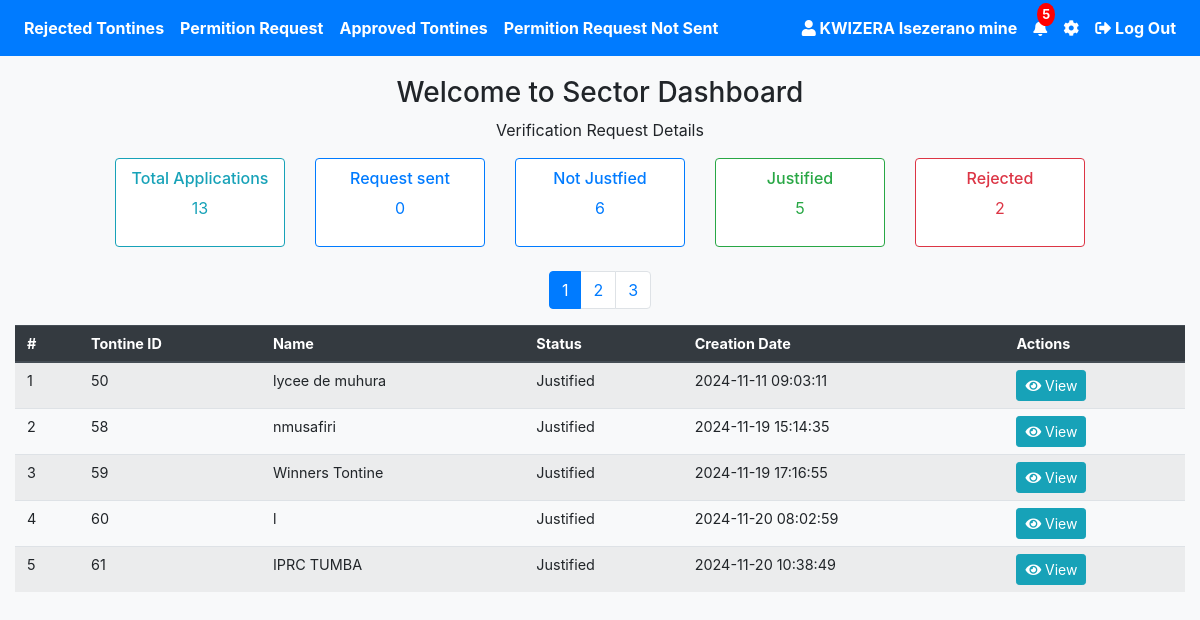
Screenshot of /sector_dashboard_justified.php (signed in) with the database file from the repository.
### tables this page shows
CREATE TABLE `users` (
  `id` int(11) NOT NULL,
  `firstname` varchar(50) NOT NULL,
  `lastname` varchar(50) NOT NULL,
  `phone_number` varchar(15) NOT NULL,
  `idno` varchar(50) NOT NULL,
  `idnotype` varchar(50) NOT NULL,
  `idno_picture` varchar(255) NOT NULL,
  `behalf_name` varchar(30) NOT NULL,
  `behalf_phone_number` varchar(30) NOT NULL,
  `password` varchar(255) NOT NULL,
  `image` varchar(255) NOT NULL,
  `otp` int(11) DEFAULT 0,
  `verified` tinyint(4) NOT NULL DEFAULT 0,
  `otp_used` tinyint(1) NOT NULL DEFAULT 0,
  `otp_login` int(11) NOT NULL DEFAULT 0,
  `otp_forgot` int(11) NOT NULL,
  `otp_behalf` int(11) NOT NULL,
  `otp_behalf_used` tinyint(1) NOT NULL,
  `terms` tinyint(1) DEFAULT 0,
  `created_at` timestamp NOT NULL DEFAULT current_timestamp(),
  `updated_at` timestamp NOT NULL DEFAULT current_timestamp() ON UPDATE current_timestamp(),
  `role` enum('User','Sector','Court') DEFAULT 'User'
);

CREATE TABLE `tontine` (
  `id` int(11) NOT NULL,
  `tontine_name` varchar(255) NOT NULL,
  `logo` varchar(255) DEFAULT NULL,
  `join_date` date NOT NULL,
  `province` varchar(100) NOT NULL,
  `district` varchar(100) NOT NULL,
  `sector` varchar(100) NOT NULL,
  `total_contributions` decimal(10,2) NOT NULL,
  `occurrence` enum('Daily','Weekly','Monthly') NOT NULL,
  `time` time DEFAULT NULL,
  `day` enum('Monday','Tuesday','Wednesday','Thursday','Friday','Saturday','Sunday') DEFAULT NULL,
  `date` date DEFAULT NULL,
  `created_at` timestamp NOT NULL DEFAULT current_timestamp(),
  `user_id` int(11) DEFAULT NULL,
  `role` varchar(30) NOT NULL,
  `purpose` varchar(255) NOT NULL,
  `rules` varchar(255) NOT NULL,
  `status` enum('Not Justified','Justification Request sent','Justified','Rejected') DEFAULT 'Not Justified',
  `reason` varchar(255) NOT NULL,
  `interest` decimal(10,2) NOT NULL DEFAULT 0.00,
  `payment_frequency` enum('Monthly','Weekly') NOT NULL,
  `frequent_payment_date` date DEFAULT NULL,
  `frequent_payment_day` enum('Monday','Tuesday','Wednesday','Thursday','Friday','Saturday','Sunday') DEFAULT NULL,
  `late_contribution_penalty` int(50) NOT NULL,
  `late_loan_repayment_amount` decimal(10,2) DEFAULT 0.00
);

### sector_dashboard_justified.php (the view, shortened to what this page needs)
<?php
require 'config.php';
$error = "";
$user_id = $_SESSION['user_id'];
$stmt = $pdo->prepare("SELECT firstname, lastname FROM users WHERE id = :id");
$stmt->bindParam(':id', $user_id);
$stmt->execute();
$user = $stmt->fetch(PDO::FETCH_ASSOC);
$user_name = $user ? htmlspecialchars($user['firstname'] . ' ' . $user['lastname']) : "Unknown User";
$results_per_page =5 ;
$page = isset($_GET['page']) ? (int)$_GET['page'] : 1;
$start_from = ($page - 1) * $results_per_page;
$search_query = isset($_POST['search_query']) ? '%' . htmlspecialchars($_POST['search_query']) . '%' : '%%';
try {
    $stmt = $pdo->prepare("
    SELECT *
    FROM tontine
    WHERE tontine_name LIKE :search_query AND status='Justified'
    LIMIT $start_from, $results_per_page
");
    $stmt->bindValue(':search_query', $search_query, PDO::PARAM_STR);
    $stmt->execute();
    $requests = $stmt->fetchAll(PDO::FETCH_ASSOC);
} catch (Exception $e) {
    $error = "Error fetching request details: " . $e->getMessage();
}
$statuses = ['Not Justified', 'Justification Request sent', 'Justified', 'Rejected'];
$status_counts = [];
foreach ($statuses as $status) {
    $stmt = $pdo->prepare("SELECT COUNT(*) FROM tontine WHERE status = :status");
    $stmt->bindParam(':status', $status, PDO::PARAM_STR);
    $stmt->execute();
    $status_counts[$status] = $stmt->fetchColumn();
}
$total_notifications=5;
$total_applications = array_sum($status_counts);
$stmt = $pdo->prepare("SELECT COUNT(*) FROM tontine WHERE tontine_name LIKE :search_query");
$stmt->bindValue(':search_query', $search_query, PDO::PARAM_STR);
$stmt->execute();
$total_requests = $stmt->fetchColumn();
$total_pages = ceil($total_requests / $results_per_page);
?>
<!DOCTYPE html>
<html lang="en">
<head>
    <link rel="stylesheet" href="https://stackpath.bootstrapcdn.com/bootstrap/4.5.2/css/bootstrap.min.css">
    <link rel="stylesheet" href="https://cdnjs.cloudflare.com/ajax/libs/font-awesome/5.15.4/css/all.min.css">
</head>
<body>
      <nav class="navbar navbar-expand-lg navbar-dark bg-primary">
        <div class="collapse navbar-collapse" id="navbarNav">
            <ul class="navbar-nav mr-auto">
                <li class="nav-item">
                    <a class="nav-link font-weight-bold text-white" href="sector_dashboard_rejected.php">Rejected Tontines</a>
                </li>
                  <li class="nav-item">
                    <a class="nav-link font-weight-bold text-white" href="sector_dashboard.php">Permition Request</a>
                </li>
                  <li class="nav-item">
                    <a class="nav-link font-weight-bold text-white" href="sector_dashboard_justified.php">Approved Tontines</a>
                </li>
                   <li class="nav-item">
                    <a class="nav-link font-weight-bold text-white" href="sector_dashboard_all.php"> Permition Request Not Sent </a>
                </li>
            </ul>
            <ul class="navbar-nav ml-auto">
                <li class="nav-item">
                    <a class="nav-link font-weight-bold text-white" href="#">
                        <i class="fas fa-user"></i>
                        <?php echo htmlspecialchars($user_name); ?>
                    </a>
                </li>
                <li class="nav-item">
                    <a class="nav-link position-relative font-weight-bold text-white" href="#">
                        <i class="fas fa-bell"></i>
                        <span class="notification-badge"><?php echo $total_notifications; ?></span>
                    </a>
                </li>
                <li class="nav-item">
                    <a class="nav-link font-weight-bold text-white" href="setting_sector.php">
                        <i class="fas fa-cog"></i>
                    </a>
                </li>
                <li class="nav-item">
                    <a class="nav-link font-weight-bold text-white" href="#" onclick="confirmLogout()">
                        <i class="fas fa-sign-out-alt"></i> Log Out
                    </a>
                </li>
            </ul>
        </div>
    </nav>
    <div class="container">
        <div class="text-center mt-3">
            <h3>Welcome to Sector Dashboard</h3>
            <p>Verification Request Details</p>
        </div>
        <div class="row text-center mb-4 justify-content-center">
            <div class="col-md-2">
                <div class="card bg-outline-info text-info">
                    <div class="card-body">
                        <h6>Total Applications</h6>
                        <p><?php echo $total_applications; ?></p>
                    </div>
                </div>
            </div>
             <div class="col-md-2">
                <div class="card bg-outline-primary text-primary">
                    <div class="card-body">
                        <h6> Request sent</h6>
                        <p><?php echo $status_counts['Justification Request sent']; ?></p>
                    </div>
                </div>
            </div>
            <div class="col-md-2">
                <div class="card bg-outline-primary text-primary">
                    <div class="card-body">
                        <h6>Not Justfied </h6>
                        <p><?php echo $status_counts['Not Justified']; ?></p>
                    </div>
                </div>
            </div>
            <div class="col-md-2">
                <div class="card bg-outline-success text-success">
                    <div class="card-body">
                        <h6>Justified </h6>
                        <p><?php echo $status_counts['Justified']; ?></p>
                    </div>
                </div>
            </div>
            <div class="col-md-2">
                <div class="card bg-outline-danger text-danger">
                    <div class="card-body">
                        <h6>Rejected </h6>
                        <p><?php echo $status_counts['Rejected']; ?></p>
                    </div>
                </div>
            </div>
        </div>
        <?php if ($error): ?>
            <div class="alert alert-danger text-center"><?php echo htmlspecialchars($error); ?></div>
        <?php else: ?>
            <div class="table-responsive">
                    <nav>
        <ul class="pagination justify-content-center">
            <?php for ($i = 1; $i <= $total_pages; $i++): ?>
                <li class="page-item <?php echo $i === $page ? 'active' : ''; ?>">
                    <a class="page-link" href="?page=<?php echo $i; ?>&search_query=<?php echo isset($_GET['search_query']) ? htmlspecialchars($_GET['search_query']) : ''; ?>">
                        <?php echo $i; ?>
                    </a>
                </li>
            <?php endfor; ?>
        </ul>
    </nav>
            <table class="table table-striped table-hover">
    <thead class="thead-dark">
        <tr>
            <th>#</th>
            <th>Tontine ID</th>
            <th>Name</th>
            <th>Status</th>
            <th>Creation Date</th>
            <th>Actions</th>
        </tr>
    </thead>
    <tbody>
        <?php if (!empty($requests)) : ?>
            <?php foreach ($requests as $index => $request) : ?>
                <tr>
                    <td><?= $index + 1 + $start_from; ?></td>
                    <td><?= $request['id']; ?></td>
                    <td><?= htmlspecialchars($request['tontine_name']); ?></td>
                      <td><?= htmlspecialchars($request['status']); ?></td>
                    <td><?= htmlspecialchars($request['created_at']); ?></td>
                    <td>
                        <button class="btn btn-info btn-sm view-btn" data-id="<?= $request['id']; ?>">
                            <i class="fas fa-eye"></i> View
                        </button>
                    </td>
                </tr>
            <?php endforeach; ?>
        <?php else : ?>
            <tr>
                <td colspan="4" class="text-center text-muted">No requests found.</td>
            </tr>
        <?php endif; ?>
    </tbody>
</table>
            </div>
        <?php endif; ?>
    </div>
</body>
</html>

### sector_dashboard_justified.php (style rules this page uses)
.table td, .table th { padding: 7px 12px; font-size: 0.9rem; }
.table { width: 100%; margin-bottom: 0; }
.container { max-width: 1000%; }
body { background-color: #f8f9fa; }
.navbar { margin-bottom: 20px; }
.notification-badge { position: absolute; top: -5px; right: -0px; background-color: red; color: white; border-radius: 50%; padding: 2px 5px; font-size: 0.80rem; }
.card { border: 1px solid; border-radius: 0.25rem; min-height: 40px; display: flex; flex-direction: column; align-items: center; }
.card-body { display: flex; flex-direction: column; justify-content: center; align-items: center; padding: 10px 6px; height: 100%; }

### rows the page displays
users: user_name "KWIZERA Isezerano mine"
tontine: start_from "1", id "50", tontine_name "lycee de muhura", status "Justified", created_at "2024-11-11 09:03:11"
tontine: start_from "2", id "58", tontine_name "nmusafiri", status "Justified", created_at "2024-11-19 15:14:35"
tontine: start_from "3", id "59", tontine_name "Winners Tontine", status "Justified", created_at "2024-11-19 17:16:55"
tontine: start_from "4", id "60", tontine_name "l", status "Justified", created_at "2024-11-20 08:02:59"
tontine: start_from "5", id "61", tontine_name "IPRC TUMBA", status "Justified", created_at "2024-11-20 10:38:49"

### other values shown
$total_notifications "5"
$total_applications "13"
$status_counts['Justification Request sent'] "0"
$status_counts['Not Justified'] "6"
$status_counts['Justified'] "5"
$status_counts['Rejected'] "2"
